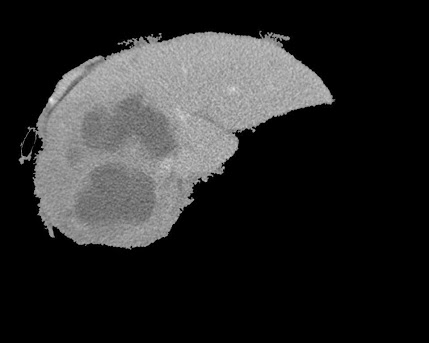
#> input picture Thammu/liver.jpg, 429 x 343 px
$ python dasdfasdfa.py
#> lines starting #> are read from the running program, lines starting #| are printed output that depends on the picture; after the words box and inside, x2 and y2 are one past the last pixel; in counts of white or black regions, pixels touching at a corner belong together
import cv2
import numpy as np

# Execute the program By insatalling Python and OpenCV . Check Google for setting up OpenCV for Python.


def thresh_callback(thresh=40):
	# Here we will be taking the Blur image after the Median Blur process and Set some threshold to it
	edges = cv2.Canny(blur,thresh,thresh*2)
	drawing = np.zeros(img.shape,np.uint8) # Image to draw the contours
	# Contour is process of Highlighting the edges that found for a given threshold. Since there will be many edges we use a loop to point all all the
	# Contour in one image
	contours,hierarchy = cv2.findContours(edges,cv2.RETR_TREE,cv2.CHAIN_APPROX_NONE)
	for cnt in contours:
		# color = np.random.randint(0,255,(3)).tolist() # Select a random color for every Edge Uncomment this line to make your Edges Full of colors.[Not Recommended]
		cv2.drawContours(drawing,[cnt],0,(0,255,0),2) # For now i've taken a single Color to Highlight the Contour [Green Color]
		cv2.imshow('output',drawing) # Getting the Countour as a separate image.
	cv2.imshow('input',img) # Showing the original image for Reference.
	# cv2.imshow('superimposed', )

#---------------------------
#                     |
# Program Stars here  |
#                     |
#                     *
# Method 1
#---------------------------

# Take the image; Change the Name if Necessary.
img = cv2.imread('liver.jpg')
#> img is the input picture: shape (343, 429, 3); min 0, max 235, mean 41
# Convert the image to Black and white
gray = cv2.cvtColor(img,cv2.COLOR_BGR2GRAY)
# Equalize the Histogram which helps in distinguishing the black and white spots distintivly
equ = cv2.equalizeHist(gray) # Remember histogram equalization works only for grayscale images :
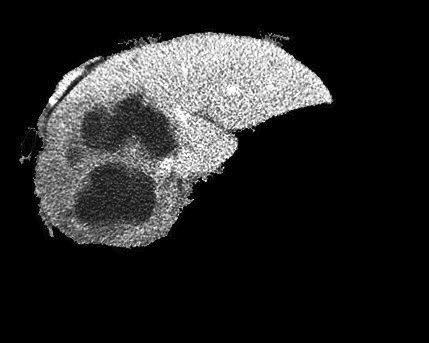
#> equ: shape (343, 429); min 0, max 255, mean 38.2
# To view the Histogram Equalized image Uncomment the below lines , I;ve shown all the images just execute the program
# cv2.imshow("Equalized Histogram",equ)
# cv2.waitKey()

# Here we are applying 3 Major steps to process the image. For that we need to take a Kernel (some thing like a brush)
# Which does these jobs of erosion (removing or thining the gaps ) and dialation (thickening or spreading the gaps) [for our understanding]
# I've taken kernal of 20,20 , feel free to change :)
kernel = np.ones((20,20),np.uint8)

# Dialate the image to remove the small black dots on equalized hist so that unwanted noise is removed
dilation = cv2.dilate(equ,kernel,iterations = 1)
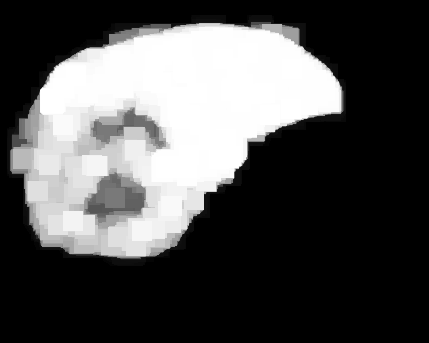
#> dilation: shape (343, 429); min 0, max 255, mean 79.5
# Apply erosion using the same kernal to Dilated image for Highlighting the large greyed out or blackened Area. Which is Tumor in this case.
erosion = cv2.erode(dilation,kernel,iterations = 1)
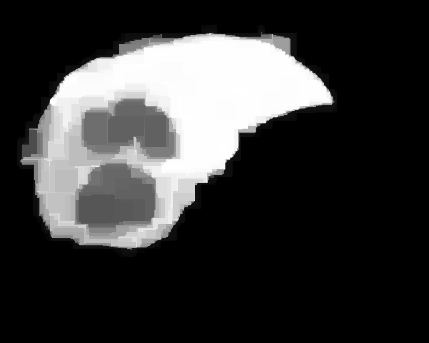
#> erosion: shape (343, 429); min 0, max 255, mean 55.8

# Here we can apply 3 Kinds of blur for smoothening the image. As the image after the Erosion of Dilated image will be filled with Blocks of the kernal Size
# Inorder to remove the pixaled kernal on the image we perform smootheing the image for regaining the original form. By this we complete Removing the noise.
# One is Gaussian Blur, Normal Blur and other is Median Blur. In this case After many trials i've realized Median Blur is Better suited rather than Gaussioan
# as Gaussian highly depends on the sigma input which must be changed per image basis to get the exact out put we desire.

# Feel free to test all the cases :) by uncommenting below line (Try with any one of them )

# g_blur = cv2.GaussianBlur(erosion,(5,5),0)
# blur = cv2.blur(g_blur,(5,5))
blur = cv2.medianBlur(erosion,5)

# A brief Viewing of the source images and processed image
cv2.imshow('Source Image',img)
cv2.imshow('Histogram Equalized',equ)
cv2.imshow('blurred',blur)
cv2.waitKey(0)
cv2.destroyAllWindows()

# Here we enter the main concept of grabbing the Tumor.
# We will be using Canny Edge detection. But for "Canny" to work we need to set some threshold
# Threshold is nothing but a Value {array of values} which will determine edges.
# Since the Threshold Determines the Edges and Its higly Unlikely that each image is same as the next I've Put a Threshold Bar Where in you
# can change the value and determine the edges of the contour. I recommend to test this with various Images and check
# The Fuction is just a mapper to adjust the Threshold
cv2.namedWindow('input',cv2.WINDOW_AUTOSIZE)
thresh = 100
max_thresh = 255
cv2.createTrackbar('canny thresh:','input',thresh,max_thresh,thresh_callback)
thresh_callback(thresh)
#> in thresh_callback, `edges = cv2.Canny(blur,thresh,thresh*2)`:
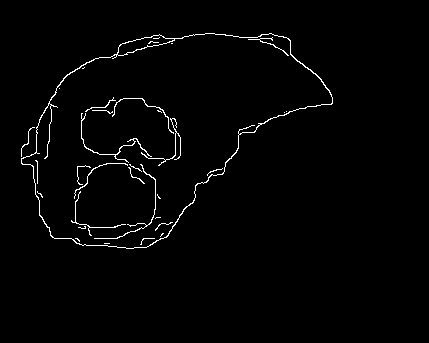
#> edges: shape (343, 429); 1.6% white in thin lines or dots, all inside (x1, y1, x2, y2) = (21, 33, 333, 249)
#> in thresh_callback, `contours,hierarchy = cv2.findContours(edges,cv2.RETR_TREE,cv2.CHAIN_AP..`: contours = 35 contours, 29 with area under 20; largest, box (x1, y1, x2, y2) and area: (21, 33, 333, 249) 40534, (21, 33, 333, 249) 39832, (117, 34, 175, 56) 492, (81, 113, 152, 163) 40, (94, 164, 156, 239) 27, (112, 98, 174, 134) 22
#> the loop in thresh_callback, `for cnt in contours:` made 35 passes
#> cnt on passes 26, 27, 32, 33, 34: [[284, 112]], [[286, 111]], [[59, 88]], [[84, 67], [83, 68], [82, 68], [83, 68]], [[171, 43], [172, 43]]
#> after the loop in thresh_callback, `for cnt in contours:`:
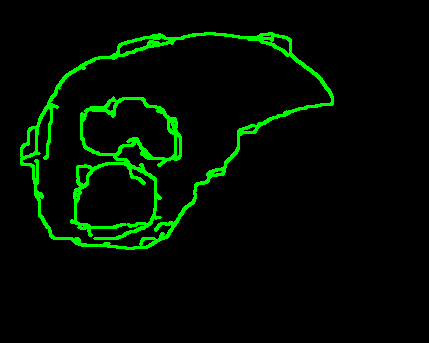
#> drawing: shape (343, 429, 3); mean of channels 0, 1, 2 0, 12.9, 0; drawn as B, G, R
if cv2.waitKey(0) == 27:
#> (key Esc is pressed here)
	cv2.destroyAllWindows()


# Method 2

# This is for validation only.. Not for Demostration. Sonta telivi kinda.
# This the 2nd method where in i've declared Upper and lower limit of the color range
# Of the Tumor. Then abstracted the image out the original image. Now we can apply various shapes
# on it and superimpose that image on the Original.
boundaries = [([103, 86, 65], [145, 133, 128])]
for (lower, upper) in boundaries:

	lower = np.array(lower, dtype = "uint8")
	upper = np.array(upper, dtype = "uint8")

	# find the colors within the specified boundaries and apply
	# the mask
	mask = cv2.inRange(img, lower, upper)
	output = cv2.bitwise_and(img, img, mask = mask)
	# show the images
	cv2.imshow("BruteForce For Checking", np.hstack([img, output]))
	cv2.waitKey(0)
#> this loop made 1 pass
#> pass 1, `output = cv2.bitwise_and(img, img, mask = mask)`:
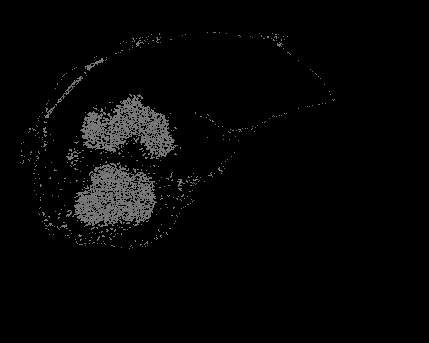
#> output: shape (343, 429, 3); min 0, max 128, mean 5.6
#> pass 1, `cv2.imshow("BruteForce For Checking", np.hstack([img, output]))`:
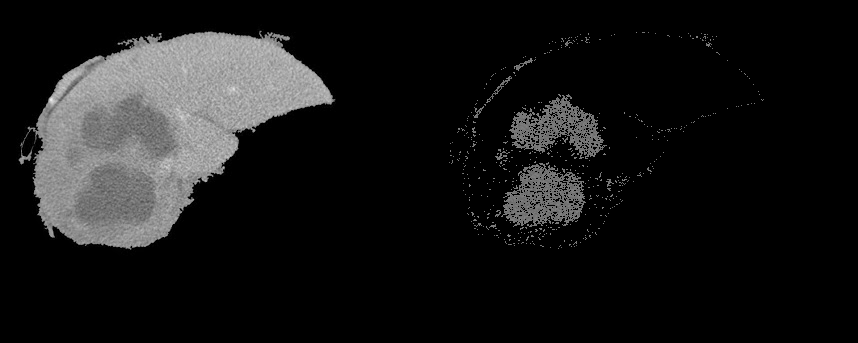
#> window 'BruteForce For Checking': shape (343, 858, 3); min 0, max 235, mean 23.3

$ run again, with Thammu/dddd.jpg copied over Thammu/liver.jpg
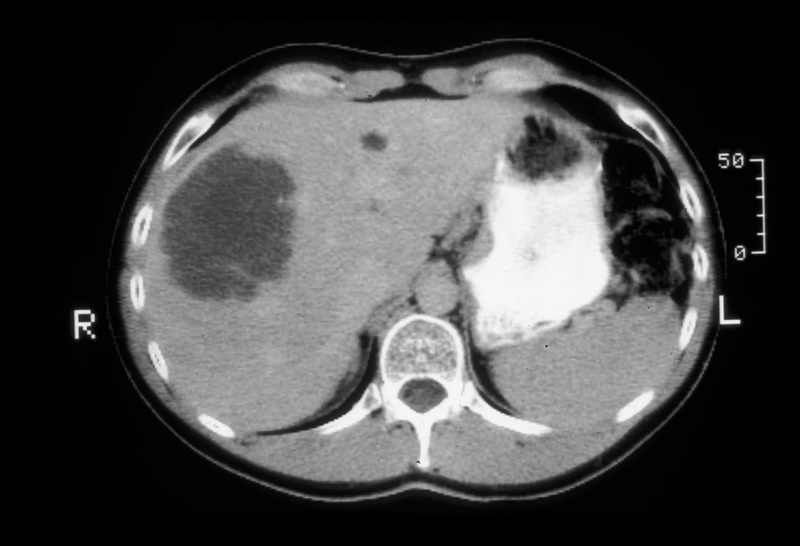
#> input picture Thammu/dddd.jpg, 800 x 546 px
#> img is the input picture: shape (546, 800, 3); min 0, max 250, mean 71.7
#> in thresh_callback, `edges = cv2.Canny(blur,thresh,thresh*2)`:
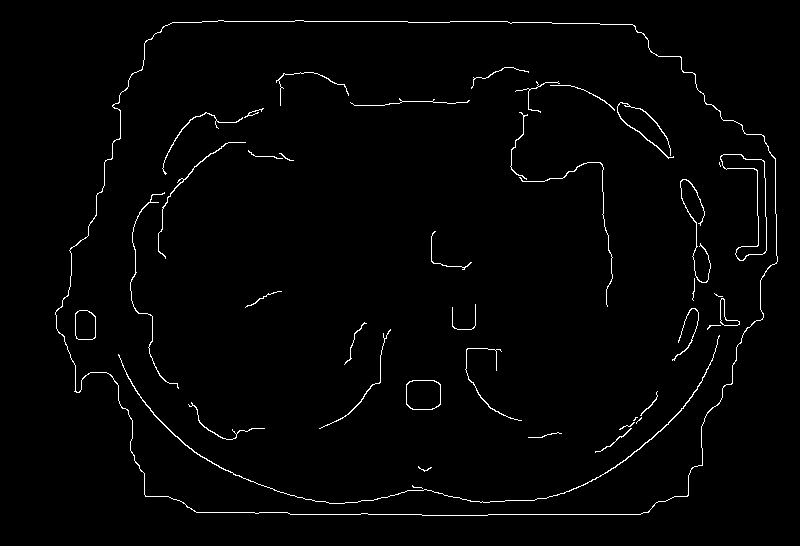
#> edges: shape (546, 800); 1.6% white in thin lines or dots, all inside (x1, y1, x2, y2) = (55, 20, 778, 516)
#> contours = 46 contours, 23 with area under 20; largest, box (x1, y1, x2, y2) and area: (55, 20, 778, 516) 304350, (55, 20, 778, 516) 304202, (720, 154, 767, 261) 1391, (720, 154, 767, 261) 1365, (406, 380, 441, 410) 933
#> the loop in thresh_callback, `for cnt in contours:` made 46 passes
#> the loop `for (lower, upper) in boundaries: ` made 1 pass
#> pass 1, `cv2.imshow("BruteForce For Checking", np.hstack([img, output]))`:
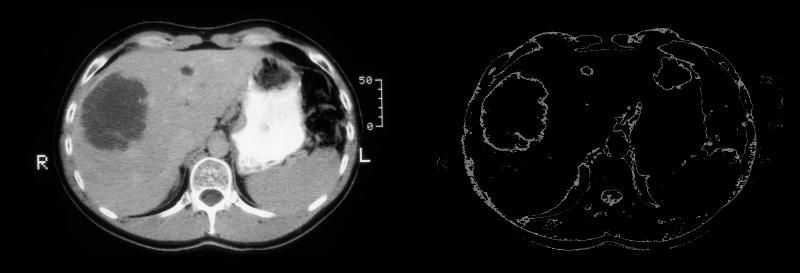
#> window 'BruteForce For Checking': shape (546, 1600, 3) (shown at 1/2 size); min 0, max 250, mean 37.8

$ run again, with Thammu/dumbo.png saved as Thammu/liver.jpg
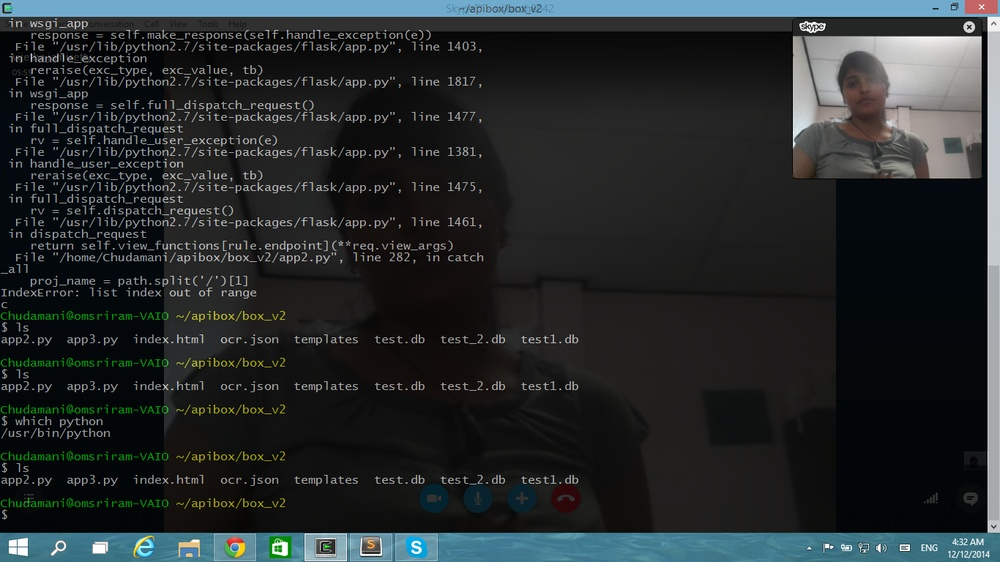
#> input picture Thammu/dumbo.png, 1000 x 562 px, shrunk from 1366 x 768 before the run
#> img is the input picture: shape (562, 1000, 3); mean B, G, R 44, 42.6, 37.4
#> in thresh_callback, `edges = cv2.Canny(blur,thresh,thresh*2)`:
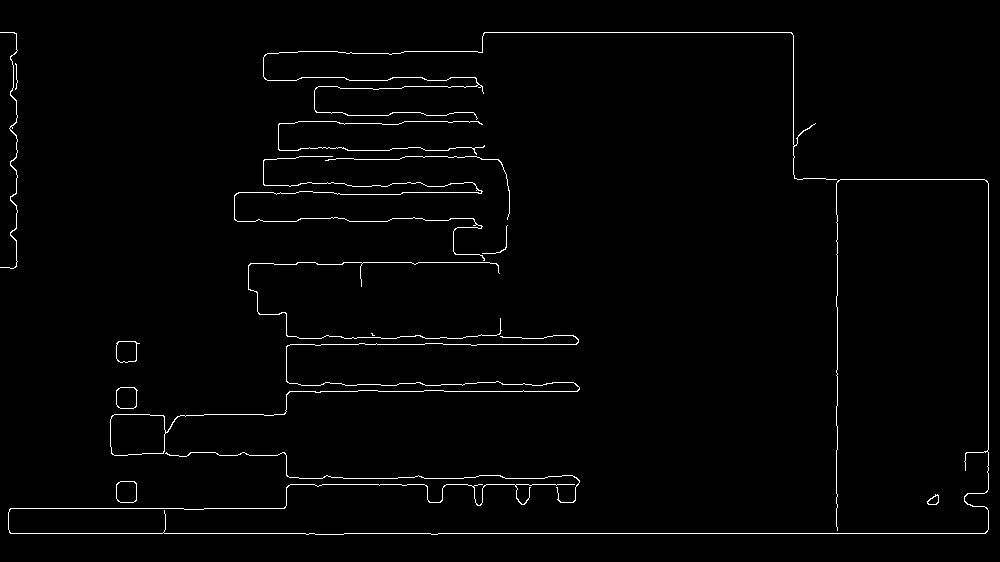
#> edges: shape (562, 1000); 1.6% white in thin lines or dots, all inside (x1, y1, x2, y2) = (0, 32, 989, 535)
#> contours = 21 contours, 5 with area under 20; largest, box (x1, y1, x2, y2) and area: (110, 335, 580, 456) 2165, (110, 414, 166, 456) 2118, (116, 387, 138, 409) 404, (116, 481, 137, 503) 403, (116, 341, 140, 363) 400
#> the loop in thresh_callback, `for cnt in contours:` made 21 passes
#> the loop `for (lower, upper) in boundaries: ` made 1 pass
#> pass 1, `cv2.imshow("BruteForce For Checking", np.hstack([img, output]))`:
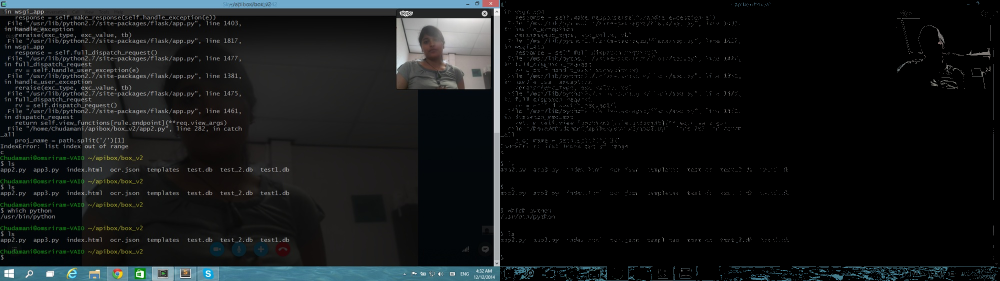
#> window 'BruteForce For Checking': shape (562, 2000, 3) (shown at 1/2 size); mean B, G, R 23.6, 22.8, 19.9
